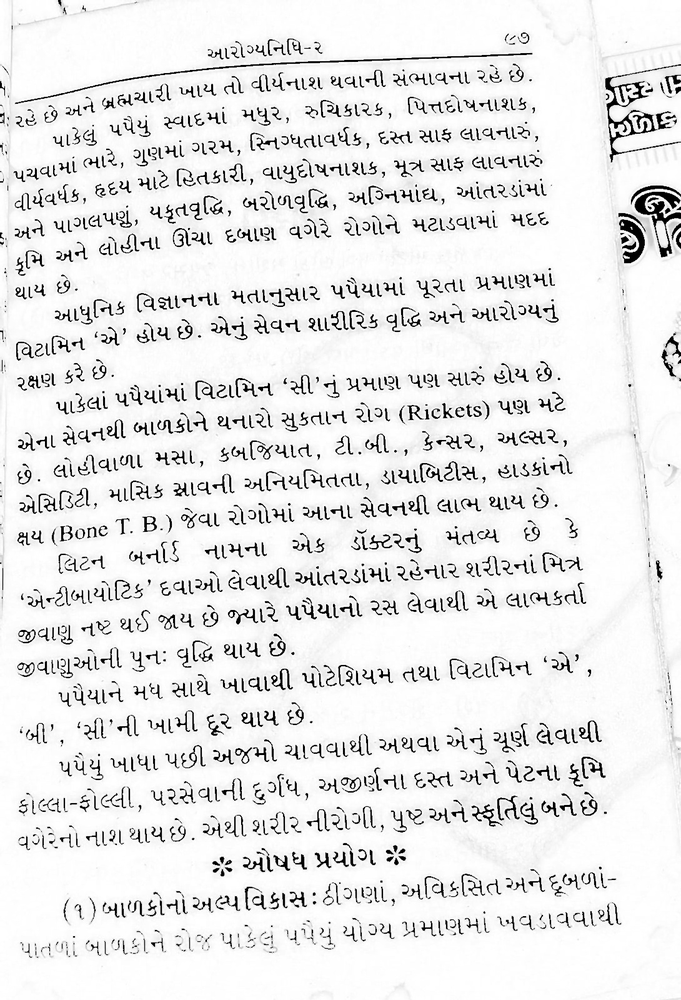
#> input picture image.png, 681 x 1000 px, shrunk from 1090 x 1600 before the run
$ python -i Thin_Text.py   (imports and definitions only)
#> lines starting #> are read from the running program, lines starting #| are printed output that depends on the picture
import numpy as np
import cv2
def thin_font(img_path):
#> called with img_path = '../image.png'
    image = cv2.imread(img_path)
#> image is the input picture: shape (1000, 681, 3); min 0, max 255, mean 231.8
    image = cv2.bitwise_not(image)
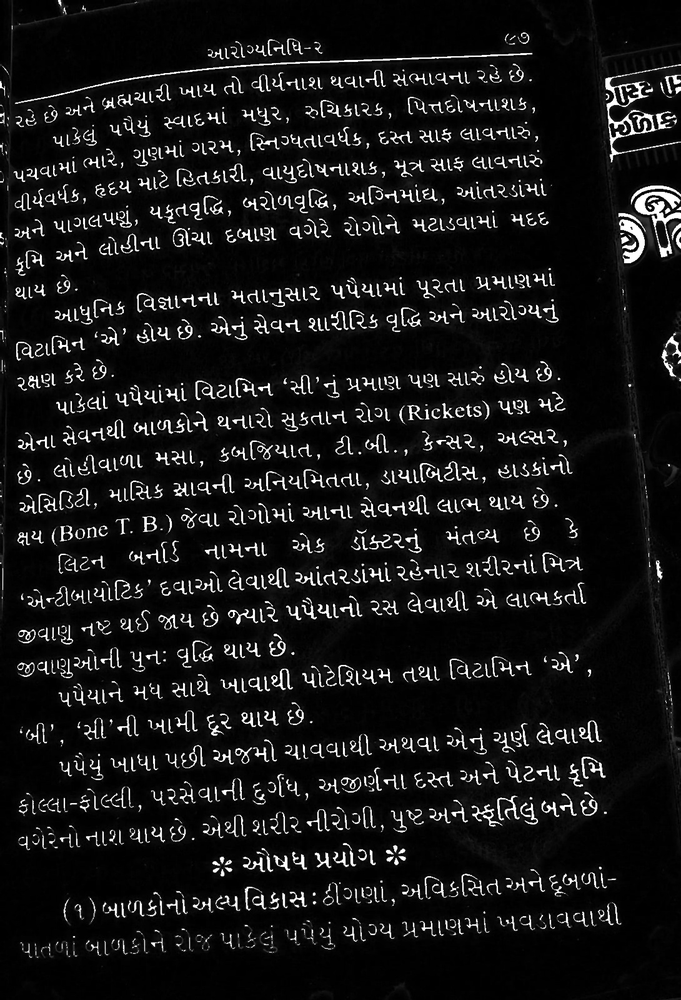
#> image: shape (1000, 681, 3); min 0, max 255, mean 23.2
    kernel = np.ones((2,2),np.uint8)
    image = cv2.erode(image, kernel, iterations=1)
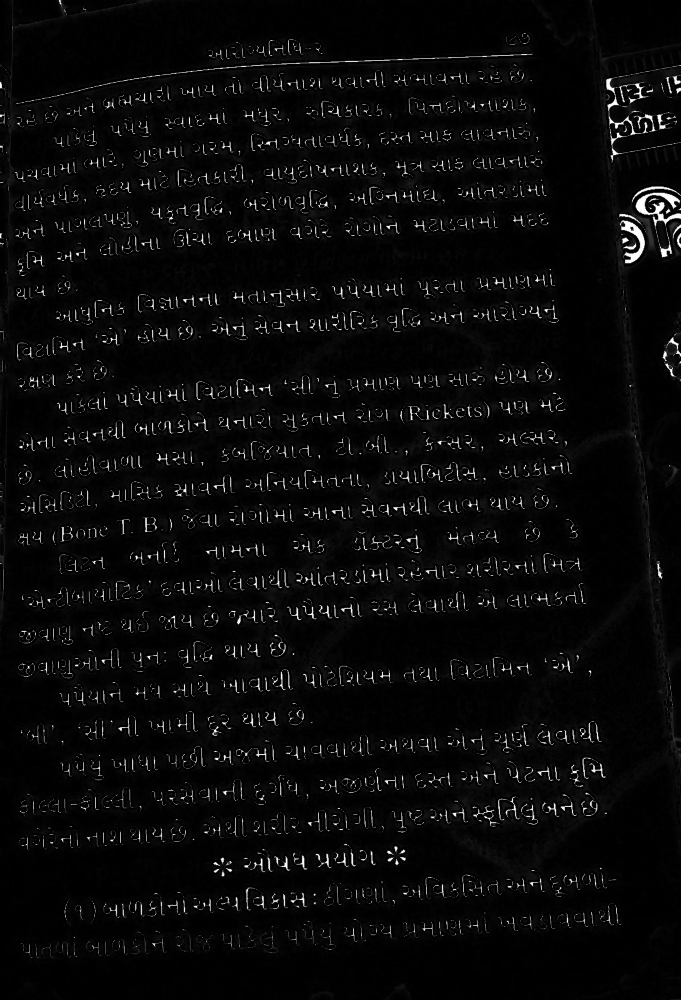
#> image: shape (1000, 681, 3); min 0, max 255, mean 10
    image = cv2.bitwise_not(image)
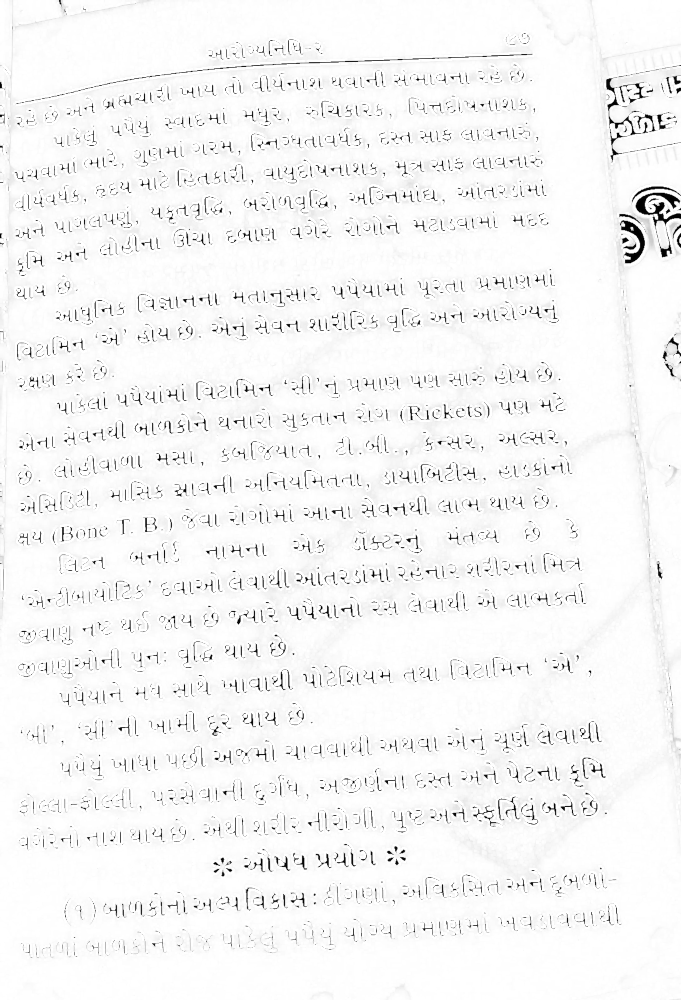
#> image: shape (1000, 681, 3); min 0, max 255, mean 245
    img_path="temp/thin_txt.jpg"
    cv2.imwrite(img_path, image)
    return img_path

>>> result = thin_font('../image.png')
